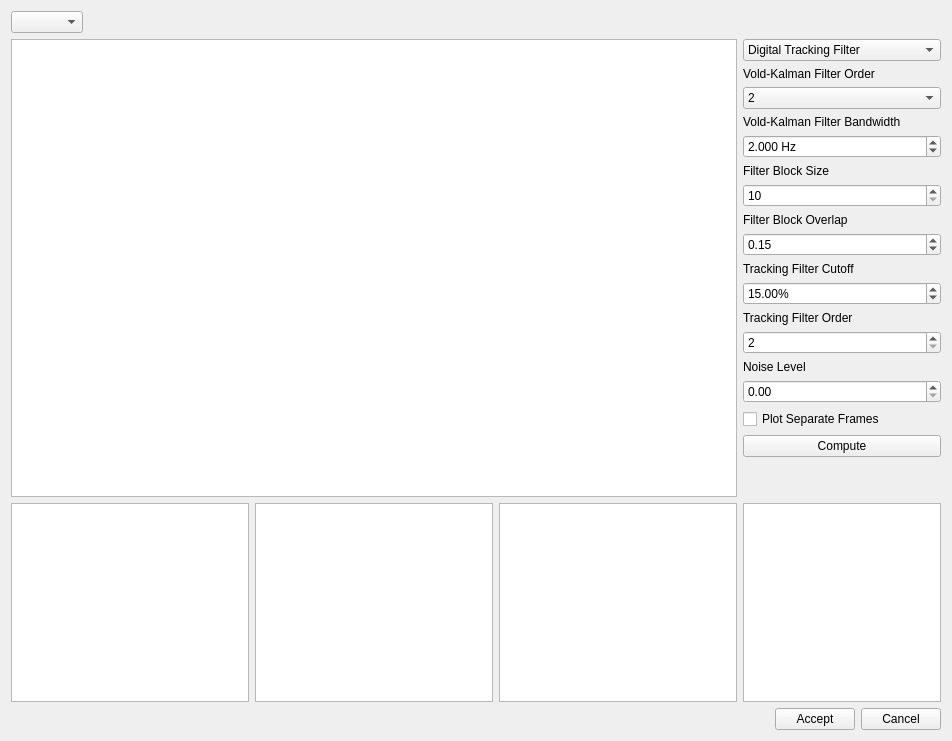
<?xml version="1.0" encoding="UTF-8"?>
<ui version="4.0">
 <class>Form</class>
 <widget class="QWidget" name="Form">
  <property name="geometry">
   <rect>
    <x>0</x>
    <y>0</y>
    <width>952</width>
    <height>741</height>
   </rect>
  </property>
  <property name="windowTitle">
   <string>Form</string>
  </property>
  <layout class="QVBoxLayout" name="verticalLayout">
   <item>
    <layout class="QHBoxLayout" name="horizontalLayout_4">
     <item>
      <widget class="QComboBox" name="channel_selector"/>
     </item>
     <item>
      <spacer name="horizontalSpacer_2">
       <property name="orientation">
        <enum>Qt::Horizontal</enum>
       </property>
       <property name="sizeHint" stdset="0">
        <size>
         <width>40</width>
         <height>20</height>
        </size>
       </property>
      </spacer>
     </item>
    </layout>
   </item>
   <item>
    <layout class="QGridLayout" name="gridLayout">
     <item row="1" column="0">
      <widget class="PlotWidget" name="full_time_history_plot">
       <property name="backgroundBrush">
        <brush brushstyle="NoBrush">
         <color alpha="255">
          <red>255</red>
          <green>255</green>
          <blue>255</blue>
         </color>
        </brush>
       </property>
      </widget>
     </item>
     <item row="1" column="1">
      <layout class="QVBoxLayout" name="verticalLayout_2">
       <item>
        <widget class="QComboBox" name="filter_type_selector">
         <property name="sizePolicy">
          <sizepolicy hsizetype="Preferred" vsizetype="Fixed">
           <horstretch>0</horstretch>
           <verstretch>0</verstretch>
          </sizepolicy>
         </property>
         <property name="currentIndex">
          <number>0</number>
         </property>
         <item>
          <property name="text">
           <string>Digital Tracking Filter</string>
          </property>
         </item>
         <item>
          <property name="text">
           <string>Overlapped Vold-Kalman Filter</string>
          </property>
         </item>
        </widget>
       </item>
       <item>
        <layout class="QVBoxLayout" name="filter_order_layout">
         <item>
          <widget class="QLabel" name="filter_order_label">
           <property name="text">
            <string>Vold-Kalman Filter Order</string>
           </property>
          </widget>
         </item>
         <item>
          <widget class="QComboBox" name="filter_order_selector">
           <property name="currentIndex">
            <number>1</number>
           </property>
           <item>
            <property name="text">
             <string>1</string>
            </property>
           </item>
           <item>
            <property name="text">
             <string>2</string>
            </property>
           </item>
           <item>
            <property name="text">
             <string>3</string>
            </property>
           </item>
          </widget>
         </item>
        </layout>
       </item>
       <item>
        <layout class="QVBoxLayout" name="filter_bandwidth_layout">
         <item>
          <widget class="QLabel" name="filter_bandwidth_label">
           <property name="text">
            <string>Vold-Kalman Filter Bandwidth</string>
           </property>
          </widget>
         </item>
         <item>
          <widget class="QDoubleSpinBox" name="filter_bandwidth_selector">
           <property name="suffix">
            <string> Hz</string>
           </property>
           <property name="decimals">
            <number>3</number>
           </property>
           <property name="minimum">
            <double>0.001000000000000</double>
           </property>
           <property name="maximum">
            <double>1000000.000000000000000</double>
           </property>
           <property name="value">
            <double>2.000000000000000</double>
           </property>
          </widget>
         </item>
        </layout>
       </item>
       <item>
        <layout class="QVBoxLayout" name="filter_block_size_layout">
         <item>
          <widget class="QLabel" name="filter_block_size_label">
           <property name="text">
            <string>Filter Block Size</string>
           </property>
          </widget>
         </item>
         <item>
          <widget class="QSpinBox" name="filter_block_size_selector">
           <property name="minimum">
            <number>10</number>
           </property>
           <property name="maximum">
            <number>999999999</number>
           </property>
          </widget>
         </item>
        </layout>
       </item>
       <item>
        <layout class="QVBoxLayout" name="filter_block_overlap_layout">
         <item>
          <widget class="QLabel" name="filter_block_overlap_label">
           <property name="text">
            <string>Filter Block Overlap</string>
           </property>
          </widget>
         </item>
         <item>
          <widget class="QDoubleSpinBox" name="filter_block_overlap_selector">
           <property name="maximum">
            <double>0.500000000000000</double>
           </property>
           <property name="singleStep">
            <double>0.100000000000000</double>
           </property>
           <property name="value">
            <double>0.150000000000000</double>
           </property>
          </widget>
         </item>
        </layout>
       </item>
       <item>
        <layout class="QVBoxLayout" name="tracking_filter_cutoff_layout">
         <item>
          <widget class="QLabel" name="tracking_filter_cutoff_label">
           <property name="text">
            <string>Tracking Filter Cutoff</string>
           </property>
          </widget>
         </item>
         <item>
          <widget class="QDoubleSpinBox" name="tracking_filter_cutoff_selector">
           <property name="toolTip">
            <string>Time in seconds that the controller takes to change the test level. The test level is changed smoothly to prevent damaging the excitation hardware or part under test. Larger numbers will result in a more smooth transition between test levels, while smaller numbers will make the test level change more quickly.</string>
           </property>
           <property name="suffix">
            <string>%</string>
           </property>
           <property name="minimum">
            <double>0.000000000000000</double>
           </property>
           <property name="maximum">
            <double>100.000000000000000</double>
           </property>
           <property name="singleStep">
            <double>5.000000000000000</double>
           </property>
           <property name="value">
            <double>15.000000000000000</double>
           </property>
          </widget>
         </item>
        </layout>
       </item>
       <item>
        <layout class="QVBoxLayout" name="tracking_filter_order_layout">
         <item>
          <widget class="QLabel" name="tracking_filter_order_label">
           <property name="text">
            <string>Tracking Filter Order</string>
           </property>
          </widget>
         </item>
         <item>
          <widget class="QSpinBox" name="tracking_filter_order_selector">
           <property name="enabled">
            <bool>true</bool>
           </property>
           <property name="toolTip">
            <string>Number of new samples generated by each realization taking into account the overlap with the previous realization.</string>
           </property>
           <property name="minimum">
            <number>2</number>
           </property>
           <property name="maximum">
            <number>8</number>
           </property>
           <property name="value">
            <number>2</number>
           </property>
          </widget>
         </item>
        </layout>
       </item>
       <item>
        <layout class="QVBoxLayout" name="noise_layout">
         <item>
          <widget class="QLabel" name="noise_label">
           <property name="text">
            <string>Noise Level</string>
           </property>
          </widget>
         </item>
         <item>
          <widget class="QDoubleSpinBox" name="noise_selector">
           <property name="maximum">
            <double>1000000.000000000000000</double>
           </property>
           <property name="singleStep">
            <double>0.100000000000000</double>
           </property>
          </widget>
         </item>
        </layout>
       </item>
       <item>
        <widget class="QCheckBox" name="plot_separate_frames_selector">
         <property name="text">
          <string>Plot Separate Frames</string>
         </property>
        </widget>
       </item>
       <item>
        <widget class="QPushButton" name="compute_button">
         <property name="text">
          <string>Compute</string>
         </property>
        </widget>
       </item>
       <item>
        <spacer name="verticalSpacer">
         <property name="orientation">
          <enum>Qt::Vertical</enum>
         </property>
         <property name="sizeHint" stdset="0">
          <size>
           <width>20</width>
           <height>40</height>
          </size>
         </property>
        </spacer>
       </item>
      </layout>
     </item>
     <item row="2" column="1">
      <widget class="QListWidget" name="order_selector">
       <property name="sizePolicy">
        <sizepolicy hsizetype="Minimum" vsizetype="Expanding">
         <horstretch>0</horstretch>
         <verstretch>0</verstretch>
        </sizepolicy>
       </property>
       <property name="toolTip">
        <string>Check channels that will be treated as control channels</string>
       </property>
       <property name="sizeAdjustPolicy">
        <enum>QAbstractScrollArea::AdjustToContents</enum>
       </property>
       <property name="selectionMode">
        <enum>QAbstractItemView::SingleSelection</enum>
       </property>
      </widget>
     </item>
     <item row="2" column="0">
      <layout class="QHBoxLayout" name="horizontalLayout_2">
       <item>
        <widget class="PlotWidget" name="order_time_history_plot">
         <property name="backgroundBrush">
          <brush brushstyle="NoBrush">
           <color alpha="255">
            <red>255</red>
            <green>255</green>
            <blue>255</blue>
           </color>
          </brush>
         </property>
        </widget>
       </item>
       <item>
        <widget class="PlotWidget" name="order_amplitude_plot">
         <property name="backgroundBrush">
          <brush brushstyle="NoBrush">
           <color alpha="255">
            <red>255</red>
            <green>255</green>
            <blue>255</blue>
           </color>
          </brush>
         </property>
        </widget>
       </item>
       <item>
        <widget class="PlotWidget" name="order_phase_plot">
         <property name="backgroundBrush">
          <brush brushstyle="NoBrush">
           <color alpha="255">
            <red>255</red>
            <green>255</green>
            <blue>255</blue>
           </color>
          </brush>
         </property>
        </widget>
       </item>
      </layout>
     </item>
    </layout>
   </item>
   <item>
    <layout class="QHBoxLayout" name="horizontalLayout"/>
   </item>
   <item>
    <layout class="QHBoxLayout" name="horizontalLayout_3">
     <item>
      <spacer name="horizontalSpacer">
       <property name="orientation">
        <enum>Qt::Horizontal</enum>
       </property>
       <property name="sizeHint" stdset="0">
        <size>
         <width>40</width>
         <height>20</height>
        </size>
       </property>
      </spacer>
     </item>
     <item>
      <widget class="QPushButton" name="accept_button">
       <property name="text">
        <string>Accept</string>
       </property>
      </widget>
     </item>
     <item>
      <widget class="QPushButton" name="reject_button">
       <property name="text">
        <string>Cancel</string>
       </property>
      </widget>
     </item>
    </layout>
   </item>
  </layout>
 </widget>
 <customwidgets>
  <customwidget>
   <class>PlotWidget</class>
   <extends>QGraphicsView</extends>
   <header location="global">pyqtgraph</header>
  </customwidget>
 </customwidgets>
 <resources/>
 <connections/>
</ui>
